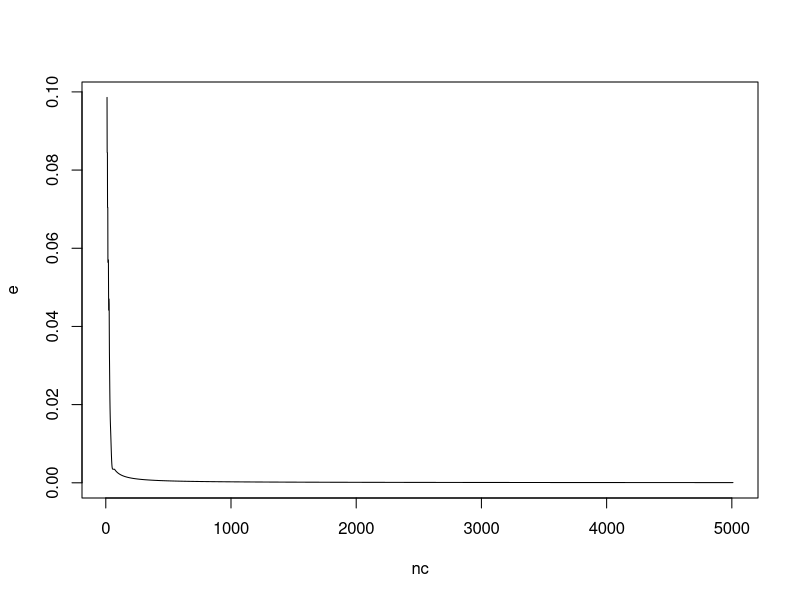

Source code (R):
#question 1
#x = rbinom(1,1,0.6)
#print(x)
#y = dbinom(1,1,0.6)
#print(y)
#p = 0.6
#prob = c(1-p,p)
#x_values = c(0,1)
#plot(x_values, prob, type = 'h', xlim = c(0,2), ylim = c(0,1)

#question 2
#x = rbinom(1,50,0.6)
#n = 50
#outcomes = 0:n
#rv = vector("numeric", length = 51)
#for (i in outcomes){
#  rv[i+1] = dbinom(i,50,0.6)
#}
#plot(outcomes, rv, type='h', xlim = c(0,n-1), ylim = c(0,0.2))

#question 3
#moment_ans = function(q){
#  s= 0
#  for(i in outcomes){
#    s = s+(i^q)*rv[i+1]
#  }
 # return (s)
#}
#print(moment_ans(1))
#mvar = moment_ans(2)-((moment_ans(1))^2)
#print(mvar)

#question 4
e = vector("numeric", length = 5000)
x = rbinom(1,70,0.4)
#print(x)
nc = 10:5009
for(n in nc){
outcomes = 0:n
rv = vector("numeric", length = 71)
for (i in outcomes){
  rv[i+1] = dbinom(i,70,0.4)
  #print(rv[i+1])
}
moment_ans = function(q){
  s= 0
  for(i in outcomes){
    s = s+(i^q)*rv[i+1]
  }
 return (s)
}
#print(moment_ans(1))
#mvar = moment_ans(2)-((moment_ans(1))^2)
#print(mvar)
 
#plot(outcomes, rv, type='h', xlim = c(0,n-1), ylim = c(0,0.2))

#question 5
lambda1 = moment_ans(1)
x = rpois(1,lambda = lambda1)
#n = 50
#outcomes = 0:n
rv2 = dpois(outcomes, lambda1)
#plot(outcomes, rv2, type = 'h', xlim = c(0,n-1), ylim = c(0,0.4))
e[n-9] = mean(abs(rv-rv2))
}
plot(nc,e,type='l')
# question 6
